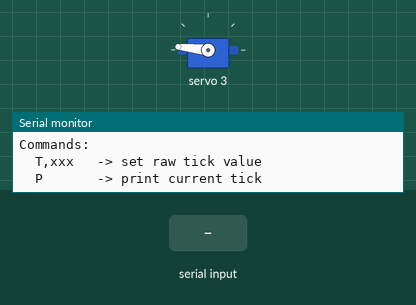
Bench run of a sketch on a simulated Arduino Uno, built with avr-gcc and run on an emulated ATmega328P. Shown: servo, the last lines printed to the serial monitor. The inputs (shaded band) are chosen by the test bench.

Above: at 1.2 s.
1.3 s: "T,90\n" received over Serial
At 2.5 s:
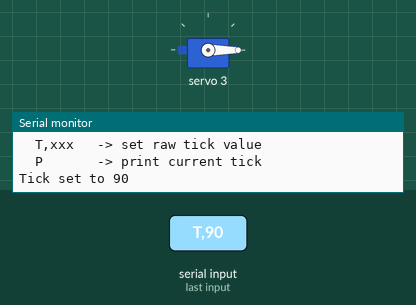
2.8 s: "P\n" received over Serial
4.3 s: "T,\n" received over Serial
Timing chart, 0 to 7.3 s (numbered marks = the images above; inputs shaded):
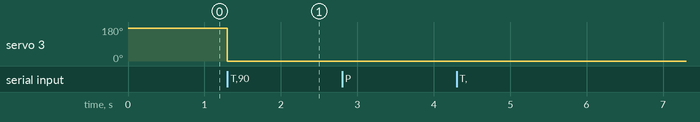

The sketch:

servo_calibration.ino
```cpp
#include <Wire.h>
#include <Adafruit_PWMServoDriver.h>

Adafruit_PWMServoDriver pwm = Adafruit_PWMServoDriver(0x40);

#define SERVO_CH 3

int currentTick = 480;   // start near middle

void setup() {
  Serial.begin(115200);
  Wire.begin();

  pwm.begin();
  pwm.setPWMFreq(50);
  delay(10);

  pwm.setPWM(SERVO_CH, 0, currentTick);

  Serial.println("=== SERVO CALIBRATION ===");
  Serial.println("Commands:");
  Serial.println("  T,xxx   -> set raw tick value");
  Serial.println("  P       -> print current tick");
}

void loop() {
  if (!Serial.available()) return;

  String line = Serial.readStringUntil('\n');
  line.trim();

  if (line.equalsIgnoreCase("P")) {
    Serial.print("Current tick = ");
    Serial.println(currentTick);
    return;
  }

  if (line.startsWith("T,") || line.startsWith("t,")) {
    int tick;
    if (sscanf(line.c_str(), "T,%d", &tick) == 1 ||
        sscanf(line.c_str(), "t,%d", &tick) == 1) {

      tick = constrain(tick, 75, 650);
      currentTick = tick;
      pwm.setPWM(SERVO_CH, 0, currentTick);

      Serial.print("Tick set to ");
      Serial.println(currentTick);
    } else {
      Serial.println("Format: T,xxx   example: T,320");
    }
  }
}
```

Measured:
- after the input at 1.3 s, servo 3: 174° → 0° at once
